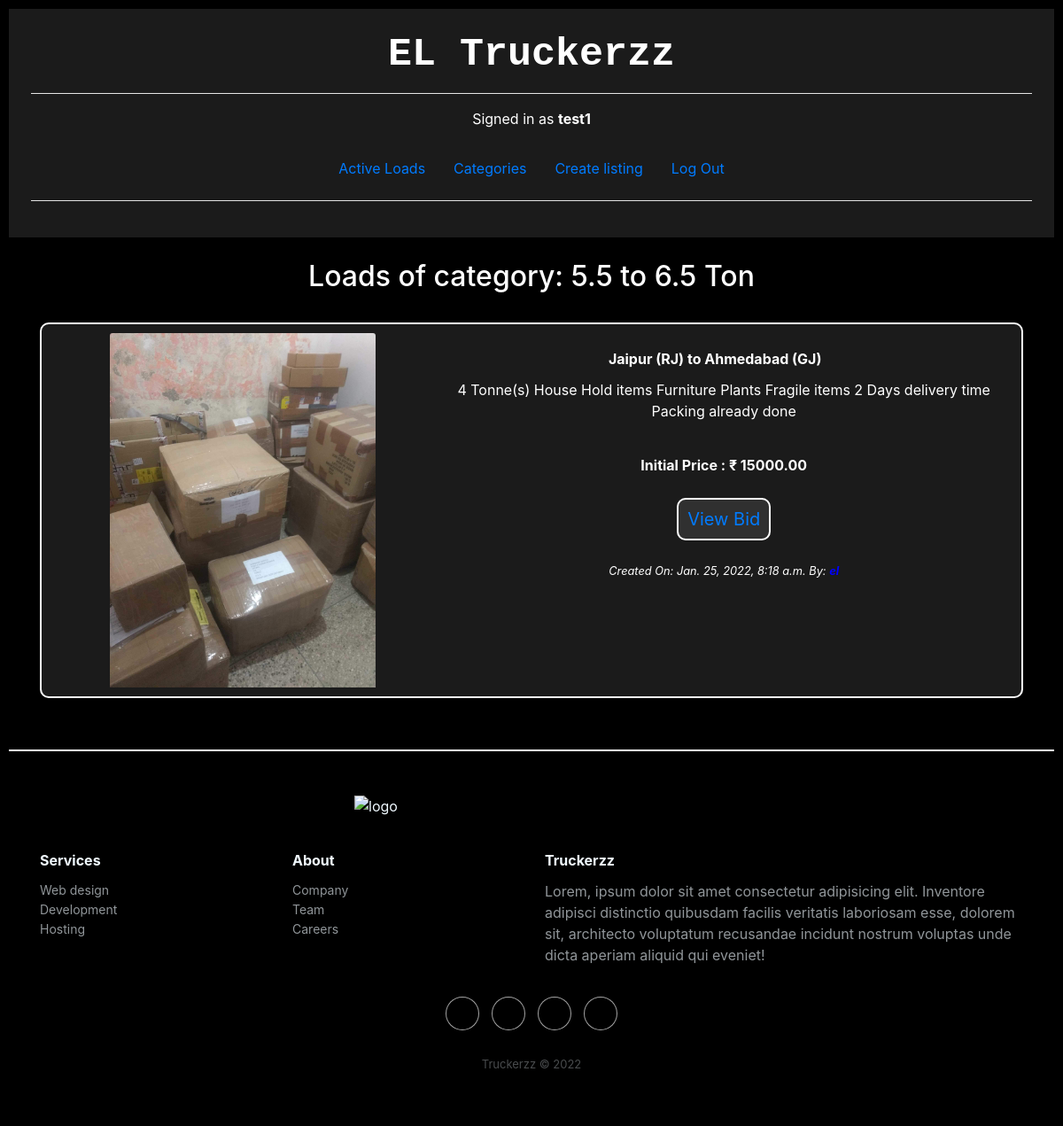
Page /category/22 (signed in) on the committed database.
### auctions/models.py (models this page shows, shortened)
class User(AbstractUser):
    pass

class Category(models.Model):
    cat_name = models.CharField(max_length=64)
    cat_desc = models.CharField(max_length=64)
    class Meta:
        verbose_name_plural = "categories"

class Listing(models.Model):
    title = models.CharField(max_length=64)
    listing_desc = models.TextField()
    listing_img = models.ImageField(upload_to='listing_images', default=None, blank=True, null=True)
    cat_id = models.ForeignKey(Category, default = 1, on_delete=models.CASCADE)
    starting_price = models.DecimalField(decimal_places=2, max_digits=10, default = 0)
    created_at = models.DateTimeField(auto_now_add=True)
    updated_at = models.DateTimeField(auto_now=True)
    listing_open = models.BooleanField(default=True)
    listing_owner = models.ForeignKey(User, null=True , on_delete=models.CASCADE, related_name='owner')
    listing_winner = models.ForeignKey(User, on_delete=models.CASCADE, blank=True, null=True, related_name='winner')
    listing_final_price = models.DecimalField(decimal_places=2, max_digits=10, default = 0)

### auctions/views.py (the view)
# urls.py: path("category/<int:cat_id>", views.category, name="category"),
@login_required
def category(request, cat_id):
    listings = Listing.objects.all().filter(
        Q(cat_id=cat_id),
        (Q(listing_open=True) | Q(listing_winner=request.user))
    )
    category = Category.objects.get(id=cat_id)
    return render(request, "auctions/categorylist.html", {
        'listings' : listings,
        'category' : category,
        })

### auctions/templates/auctions/categorylist.html (shortened to what this page needs)
{% extends "auctions/layout.html" %}
{% block body %}
    <h2>Loads of category:  {{category.cat_name}}</h2>
    <hr>
    {% for listing in listings %}
    <div class="container bcontent">
        <div class="card" style="margin-bottom: 10px; width: 100%; background-color: #1b1b1b; padding: 10px; border-radius: 10px; border: 2px solid white;">
            <div class="row no-gutters">
                <div style="width: 40%;">
                    <img class="card-img-top" src="{{ listing.listing_img.url }}" alt="{{ listing.title }}" style="max-width: 300px; max-height: 400px;">
                </div>
                <div style="width: 60%;">
                    <div class="card-body ">
                        <h6 class="card-title font-weight-bold">
                            {{ listing.title }}
                        </h6>
                        <p class="card-text">{{ listing.listing_desc }}</p><br>
                        <h6 class="card-title font-weight-bold"><a>Initial Price : ₹ {{ listing.starting_price}}</a></h6>
                        <br><a href='{% url "listing" listing.id %}' class="card-link" style="font-size: 20px; padding: 10px; background-color: #303030; border-radius: 10px; border: 2px white solid;">View Bid</a>
                        <br><br><p class="card-text small align-self-end" style="flex-direction: column; padding-top: 10px;"><i>Created On: {{ listing.created_at }} By: <strong style="color: blue;">{{ listing.listing_owner }}</strong></i></p>
                    </div>
                </div>
            </div>
        </div>
    </div>
    {% endfor %}
{% endblock %}

### auctions/templates/auctions/layout.html (shortened to what this page needs)
{% load static %}
<!DOCTYPE html>
<html lang="en">
    <head>
        <link rel="stylesheet" href="https://stackpath.bootstrapcdn.com/bootstrap/4.4.1/css/bootstrap.min.css">
        <link href="{% static 'styles.css' %}" rel="stylesheet">
        <link rel="stylesheet" href="https://cdnjs.cloudflare.com/ajax/libs/twitter-bootstrap/4.1.3/css/bootstrap.min.css">
        <link rel="stylesheet" href="https://cdnjs.cloudflare.com/ajax/libs/ionicons/2.0.1/css/ionicons.min.css">
    </head>
    <body style="background-color: black; color: white">
        <div style="padding: 25px; text-align: center; width: 100%; background-color: #1b1b1b; color: white">
            <h1 style="font-size: 45px; font-weight: 600; font-family:'Courier New', Courier, monospace;">EL Truckerzz</h1>
            <hr style="background-color: white;">
            <div>
                {% if user.is_authenticated %}
                    Signed in as <strong>{{ user.username }}</strong>
                {% else %}
                    Not Signed-In
                {% endif %}
            </div><br>
            <ul class="nav" style="justify-content: center;">
                <li class="nav-item">
                    <a class="nav-link" href="{% url 'index' %}">Active Loads</a>
                </li>
                {% if user.is_authenticated %}
                    <li class="nav-item">
                        <a class="nav-link" href="{% url 'categories' %}">Categories</a>
                    </li>
                    <li class="nav-item">
                        <a class="nav-link" href="{% url 'create' %}">Create listing</a>
                    </li>
                    <li class="nav-item">
                        <a class="nav-link" href="{% url 'logout' %}">Log Out</a>
                    </li>
                {% endif %}
            </ul>
            <hr style="background-color: white;">
        </div>
        <div style="padding-top: 25px;">
            <center>
                {% block body %}
                {% endblock %}
            </center>
        </div>
        <br><br>
        <div class="footer-dark">
            <footer>
                <div class="container">
                    <img src="https://i.ibb.co/WgvX2KG/logo.png" alt="logo" style="width: 400px; margin-left: calc(50% - 200px); margin-bottom: 40px;">
                    <div class="row">
                        <div class="col-sm-6 col-md-3 item">
                            <h3>Services</h3>
                            <ul>
                                <li><a href="#">Web design</a></li>
                                <li><a href="#">Development</a></li>
                                <li><a href="#">Hosting</a></li>
                            </ul>
                        </div>
                        <div class="col-sm-6 col-md-3 item">
                            <h3>About</h3>
                            <ul>
                                <li><a href="#">Company</a></li>
                                <li><a href="#">Team</a></li>
                                <li><a href="#">Careers</a></li>
                            </ul>
                        </div>
                        <div class="col-md-6 item text">
                            <h3>Truckerzz</h3>
                            <p>Lorem, ipsum dolor sit amet consectetur adipisicing elit. Inventore adipisci distinctio quibusdam facilis veritatis laboriosam esse, dolorem sit, architecto voluptatum recusandae incidunt nostrum voluptas unde dicta aperiam aliquid qui eveniet!</p>
                        </div>
                        <div class="col item social"><a href="#"></a><a href="#"></a><a href="#"></a><a href="#"></a></div>
                    </div>
                    <p class="copyright">Truckerzz © 2022</p>
                </div>
            </footer>
        </div>
    </body>
</html>

### staticfiles/styles.css (style rules this page uses)
body { padding: 10px; }
.bcontent { margin-top: 10px; }

### auctions/templates/auctions/layout.html (style rules this page uses)
.footer-dark { padding:50px 0; color:#f0f9ff; background-color:black; border-top: 2px white solid; }
.footer-dark h3 { margin-top:0; margin-bottom:12px; font-weight:bold; font-size:16px; }
.footer-dark ul { padding:0; list-style:none; line-height:1.6; font-size:14px; margin-bottom:0; }
.footer-dark ul a { color:inherit; text-decoration:none; opacity:0.6; }
.footer-dark .item.text { margin-bottom:36px; }
.footer-dark .item.text p { opacity:0.6; margin-bottom:0; }
.footer-dark .item.social { text-align:center; }
.footer-dark .item.social > a { font-size:20px; width:36px; height:36px; line-height:36px; display:inline-block; text-align:center; border-radius:50%; box-shadow:0 0 0 1px rgba(255, 255, 255, 0.863); margin:0 8px; color:#fff; opacity:0.75; }
.footer-dark .copyright { text-align:center; padding-top:24px; opacity:0.3; font-size:13px; margin-bottom:0; }

### rows in the picture
User: username "test1"
Category: cat_name "5.5 to 6.5 Ton"
Listing: listing_img (picture), title "Jaipur (RJ) to Ahmedabad (GJ)", listing_desc "4 Tonne(s) House Hold items Furniture Plants Fragile items 2 Days delivery time Packing already done", starting_price "15000.00", created_at "Jan. 25, 2022, 8:18 a.m."
